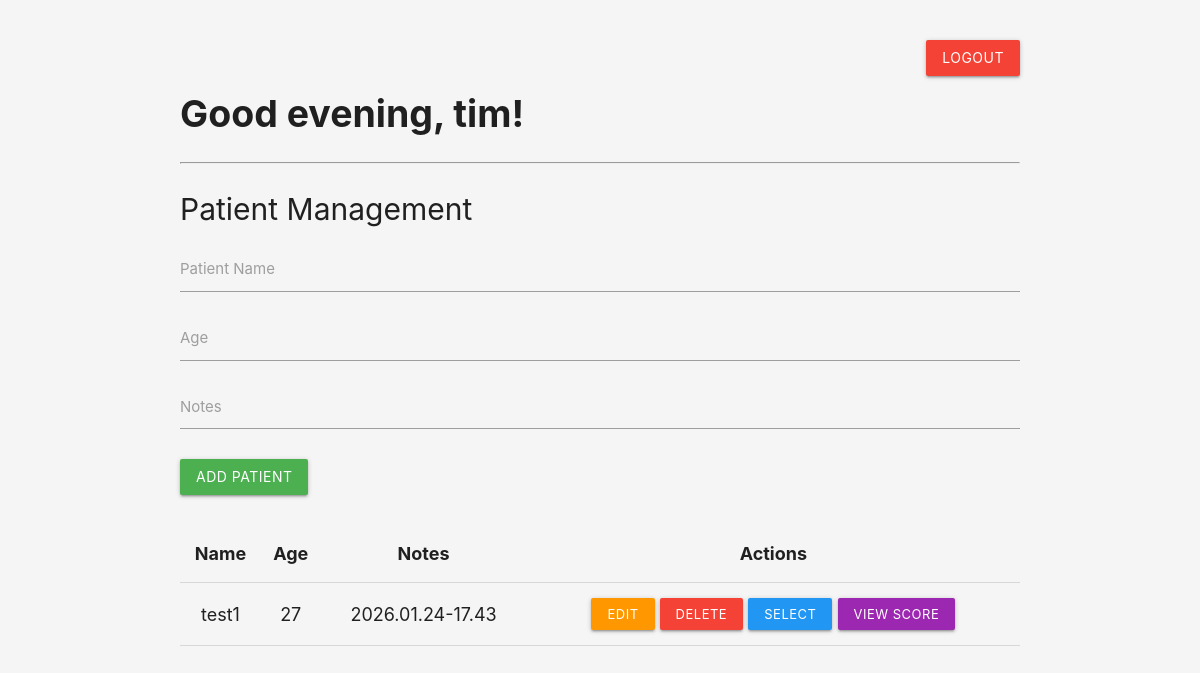
The page /dashboard (signed in) on the database its author committed.
### app.py (models this page shows)
class User(db.Model):
    id = db.Column(db.Integer, primary_key=True)
    username = db.Column(db.String(50), unique=True, nullable=False)
    password_hash = db.Column(db.String(255), nullable=False)
    patients = db.relationship('Patient', backref='user', lazy=True)

class Patient(db.Model):
    id = db.Column(db.Integer, primary_key=True)
    name = db.Column(db.String(100), nullable=False)
    age = db.Column(db.Integer, nullable=True)
    notes = db.Column(db.Text, nullable=True)
    user_id = db.Column(db.Integer, db.ForeignKey('user.id'), nullable=False)
    scores = db.relationship('Score', backref='patient', lazy=True)

### app.py (the view)
@app.route("/dashboard")
def dashboard():
    if "user_id" not in session:
        return redirect(url_for("login"))
    user = User.query.get(session["user_id"])
    patients = Patient.query.filter_by(user_id=user.id).all() if user else []
    import datetime
    now = datetime.datetime.now()
    username = user.username if user else ""
    return render_template("dashboard.html", patients=patients, now=now, username=username)

### templates/dashboard.html (shortened to what this page needs)
<!DOCTYPE html>
<html lang="en">
<head>
    <link rel="stylesheet" href="https://cdnjs.cloudflare.com/ajax/libs/materialize/1.0.0/css/materialize.min.css">
</head>
<body>
<div class="container">
    <div style="text-align:right; margin-bottom:10px;">
        <a href="/logout" class="btn red">Logout</a>
    </div>
    {% set hour = now.hour %}
    {% if hour < 12 %}
        {% set greeting = 'Good morning' %}
    {% elif hour < 18 %}
        {% set greeting = 'Good afternoon' %}
    {% else %}
        {% set greeting = 'Good evening' %}
    {% endif %}
    <div class="greeting-message" style="font-size:2.5rem; font-weight:bold; margin-bottom:20px;">{{ greeting }}, {{ username }}!</div>
    <hr>
    <h3 class="section-title">Patient Management</h3>
    <form method="POST" action="/add_patient">
        <div class="input-field">
            <input type="text" name="name" required>
            <label>Patient Name</label>
        </div>
        <div class="input-field">
            <input type="number" name="age">
            <label>Age</label>
        </div>
        <div class="input-field">
            <textarea name="notes" class="materialize-textarea"></textarea>
            <label>Notes</label>
        </div>
        <button class="btn green" type="submit">Add Patient</button>
    </form>
    <table class="patient-table highlight centered" style="margin-top:30px;">
        <thead>
            <tr>
                <th>Name</th>
                <th>Age</th>
                <th>Notes</th>
                <th>Actions</th>
            </tr>
        </thead>
        <tbody>
            {% for patient in patients %}
            <tr>
                <td>{{ patient.name }}</td>
                <td>{{ patient.age }}</td>
                <td>{{ patient.notes }}</td>
                <td>
                    <a href="/edit_patient/{{ patient.id }}" class="btn-small orange">Edit</a>
                    <a href="/delete_patient/{{ patient.id }}" class="btn-small red" onclick="return confirm('Delete this patient?');">Delete</a>
                    <a href="/select_patient/{{ patient.id }}" class="btn-small blue">Select</a>
                    <a href="/view_patient_scores/{{ patient.id }}" class="btn-small purple">View Score</a>
                </td>
            </tr>
            {% endfor %}
        </tbody>
    </table>
</div>
</body>
</html>

### templates/dashboard.html (style rules this page uses)
body { background: #f5f5f5; }
.container { margin-top: 40px; }
.section-title { font-size: 2rem; margin-bottom: 20px; }
.patient-table th, .patient-table td { font-size: 1.2rem; }

### rows shown on the page
User: username "tim"
Patient: name "test1", age "27", notes "2026.01.24-17.43"

### other values the page prints
{{ greeting }} "Good evening"
